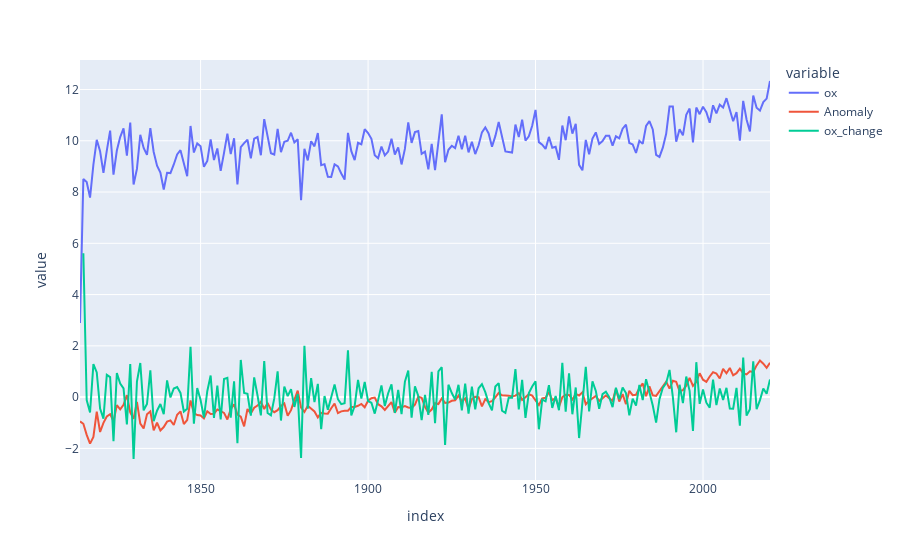

Notebook code for this chart:
### Code cell
px.line(ox_stack_global_1Y)

# Anomaly is 1.14 - ok-ish from the raw data
# the smoothed value is not really smoothed, so play around with the values. 
# need to make the line follow the the raw data better
# then smoothed 2018 data should roughly be around 1.2

### Figure 1 — Plotly figure (JSON) as saved in the notebook; plotly's stock layout.template omitted (floating-point values rounded to 4 significant figures; data arrays with more than 128 entries replaced by an {"elided": "..."} marker saying what was removed)
{"data": [{"hovertemplate": "variable=ox<br>index=%{x}<br>value=%{y}<extra></extra>", "legendgroup": "ox", "line": {"color": "#636efa", "dash": "solid"}, "marker": {"symbol": "circle"}, "mode": "lines", "name": "ox", "orientation": "v", "showlegend": true, "type": "scatter", "x": {"elided": "207 str values"}, "xaxis": "x", "y": {"elided": "207 float values"}, "yaxis": "y"}, {"hovertemplate": "variable=Anomaly<br>index=%{x}<br>value=%{y}<extra></extra>", "legendgroup": "Anomaly", "line": {"color": "#EF553B", "dash": "solid"}, "marker": {"symbol": "circle"}, "mode": "lines", "name": "Anomaly", "orientation": "v", "showlegend": true, "type": "scatter", "x": {"elided": "207 str values"}, "xaxis": "x", "y": {"elided": "207 float values"}, "yaxis": "y"}, {"hovertemplate": "variable=ox_change<br>index=%{x}<br>value=%{y}<extra></extra>", "legendgroup": "ox_change", "line": {"color": "#00cc96", "dash": "solid"}, "marker": {"symbol": "circle"}, "mode": "lines", "name": "ox_change", "orientation": "v", "showlegend": true, "type": "scatter", "x": {"elided": "207 str values"}, "xaxis": "x", "y": {"elided": "207 float values"}, "yaxis": "y"}], "layout": {"legend": {"title": {"text": "variable"}, "tracegroupgap": 0}, "margin": {"t": 60}, "xaxis": {"anchor": "y", "domain": [0, 1], "title": {"text": "index"}}, "yaxis": {"anchor": "x", "domain": [0, 1], "title": {"text": "value"}}}}
